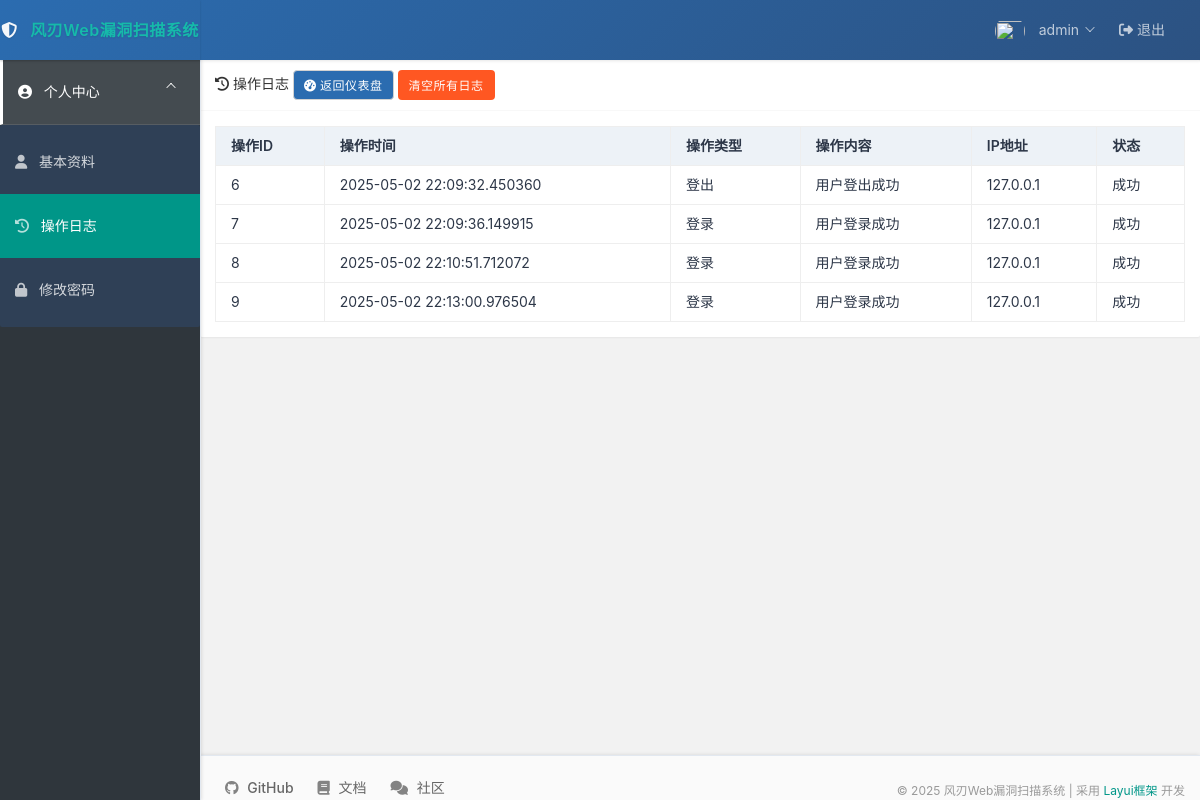
/profile/log (signed in), run on the app's committed database.
### models.py (models this page shows, shortened)
class User(db.Model):
    id = db.Column(db.Integer, primary_key=True)
    username = db.Column(db.String(80), unique=True, nullable=False)
    password_hash = db.Column(db.String(128), nullable=False)
    created_at = db.Column(db.DateTime, default=datetime.utcnow)

class OperLog(db.Model):
    oper_id = db.Column(db.Integer, primary_key=True)
    oper_time = db.Column(db.DateTime, default=datetime.now, nullable=False)
    oper_type = db.Column(db.String(50), nullable=False)
    oper_content = db.Column(db.String(255), nullable=False)
    oper_ip = db.Column(db.String(50), nullable=False)
    oper_status = db.Column(db.String(50), nullable=False)
    user_id = db.Column(db.Integer, db.ForeignKey('user.id'), nullable=False)

### blueprints/user/routes.py (the view)
@user_bp.route('/profile/log')
def log():
    if 'username' not in session:
        flash('请先登录', 'error')
        return redirect(url_for('auth.login'))
    username = session['username']
    user = User.query.filter_by(username=username).first()
    logs = OperLog.query.filter_by(user_id=user.id).all()
    return render_template('/user/log.html', user=user, logs=logs)

### templates/user/log.html (shortened to what this page needs)
<!DOCTYPE html>
<html lang="zh-CN">
<head>
    <link rel="stylesheet" href="/static/layui/css/layui.css">
    <link rel="stylesheet" href="/static/layui/css/self.css">
    <link rel="stylesheet" href="https://cdn.jsdelivr.net/npm/@fortawesome/fontawesome-free@6.4.0/css/all.min.css">
</head>
<body class="layui-layout-body">
    <div class="layui-layout layui-layout-admin">
        <div class="layui-header">
            <div class="layui-logo">
                <i class="fas fa-shield-alt"></i> 风刃Web漏洞扫描系统
            </div>
            <ul class="layui-nav layui-layout-right">
                <li class="layui-nav-item">
                    <a href="javascript:;">
                        <img src="/static/images/avatar.png" class="layui-nav-img">
                        <span class="user-name">{{ session['username'] }}</span>
                    </a>
                </li>
                <li class="layui-nav-item"><a href="{{ url_for('auth.logout') }}"><i class="fas fa-sign-out-alt"></i> 退出</a></li>
            </ul>
        </div>
        <div class="layui-side layui-bg-black">
            <div class="layui-side-scroll">
                <ul class="layui-nav layui-nav-tree">
                    <li class="layui-nav-item layui-nav-itemed">
                        <a href="javascript:;"><i class="fas fa-user-circle"></i> 个人中心</a>
                        <dl class="layui-nav-child">
                            <dd><a href="{{ url_for('user.profile') }}"><i class="fas fa-user"></i> 基本资料</a></dd>
                            <dd class="layui-this"><a href="{{ url_for('user.log') }}"><i class="fas fa-history"></i> 操作日志</a></dd>
                            <dd><a href="{{ url_for('auth.resetpassword') }}"><i class="fas fa-lock"></i> 修改密码</a></dd>
                        </dl>
                    </li>
                </ul>
            </div>
        </div>
        <div class="layui-body">
            <div class="layui-card">
                <div class="layui-card-header">
                    <i class="fas fa-history"></i> 操作日志
                    <div class="layui-inline layui-card-header-right">
                        <a href="{{ url_for('main.index') }}" class="layui-btn layui-btn-primary layui-btn-sm" style="color: #fff;">
                            <i class="fas fa-tachometer-alt" style="color: #fff;"></i> 返回仪表盘
                        </a>
                    </div>
                    <button class="layui-btn layui-btn-sm" lay-submit lay-filter="searchLog" style="background: #ff5722">清空所有日志</button>
                </div>
                <div class="layui-card-body">
                    <table class="layui-table" lay-filter="logTable">
                        <thead>
                            <tr>
                                <th lay-data="{field:'id', width:80, sort: true}">操作ID</th>
                                <th lay-data="{field:'time', width:180, sort: true}">操作时间</th>
                                <th lay-data="{field:'type', width:120}">操作类型</th>
                                <th lay-data="{field:'content'}">操作内容</th>
                                <th lay-data="{field:'ip', width:150}">IP地址</th>
                                <th lay-data="{field:'status', width:100}">状态</th>
                            </tr>
                        </thead>
                        <tbody>
                            {% for log in logs %}
                            <tr>
                                <td>{{ log.oper_id }}</td>
                                <td>{{ log.oper_time }}</td>
                                <td>{{ log.oper_type }}</td>
                                <td>{{ log.oper_content }}</td>
                                <td>{{ log.oper_ip }}</td>
                                <td>{{ log.oper_status }}</td>
                            </tr>
                            {% endfor %}
                        </tbody>
                    </table>
                </div>
            </div>
        </div>
        <div class="layui-footer">
            <div class="footer-content">
                <div class="footer-links">
                    <a href="https://github.com/your-repo" target="_blank"><i class="fab fa-github"></i> GitHub</a>
                    <a href="https://docs.your-site.com" target="_blank"><i class="fas fa-book"></i> 文档</a>
                    <a href="https://forum.your-site.com" target="_blank"><i class="fas fa-comments"></i> 社区</a>
                </div>
                <div class="copyright">
                    &copy; 2025 风刃Web漏洞扫描系统 | 采用 <a href="https://layui.dev/" target="_blank">Layui框架</a> 开发
                </div>
            </div>
        </div>
    </div>
</body>
</html>

### static/layui/css/self.css (style rules this page uses)
:root { --primary-color: #2B6CB0; --primary-light: #4299E1; --primary-dark: #2C5282; --primary-bg: #EBF8FF; --secondary-color: #319795; --secondary-light: #4FD1C5; --secondary-dark: #285E61; --secondary-bg: #E6FFFA; --danger-color: #E53E3E; --danger-light: #FC8181; --danger-dark: #C53030; --danger-bg: #FFF5F5; --warning-color: #DD6B20; --warning-light: #F6AD55; --warning-dark: #C05621; --warning-bg: #FFFAF0; --success-color: #38A169; --success-light: #68D391; --success-dark: #2F855A; --success-bg: #F0FFF4; --text-primary: #2D3748; --text-secondary: #4A5568; --text-light: #718096; --text-lighter: #A0AEC0; --bg-color: #F7FAFC; --bg-light: #FFFFFF; --bg-dark: #EDF2F7; --bg-darker: #E2E8F0; --border-color: #E2E8F0; --border-light: #EDF2F7; --border-dark: #CBD5E0; --card-shadow: 0 1px 3px 0 rgba(0, 0, 0, 0.1), 0 1px 2px 0 rgba(0, 0, 0, 0.06); --card-shadow-hover: 0 4px 6px -1px rgba(0, 0, 0, 0.1), 0 2px 4px -1px rgba(0, 0, 0, 0.06); --transition: all 0.2s ease-in-out; }
body { background-color: var(--bg-color); color: var(--text-primary); font-family: -apple-system, BlinkMacSystemFont, "Segoe UI", Roboto, "Helvetica Neue", Arial, sans-serif; line-height: 1.6; }
.layui-header { background: linear-gradient(135deg, var(--primary-color), var(--primary-dark)); box-shadow: 0 1px 3px 0 rgba(0, 0, 0, 0.1); }
.layui-logo { color: #fff; font-size: 1.2rem; font-weight: 600; letter-spacing: 0.5px; text-shadow: 0 1px 2px rgba(0, 0, 0, 0.1); }
.layui-logo i { margin-right: 8px; color: rgba(255, 255, 255, 0.95); }
.layui-side { background: var(--primary-dark); box-shadow: 1px 0 3px 0 rgba(0, 0, 0, 0.1); border-right: 1px solid var(--border-color); }
.layui-nav-tree .layui-nav-item > a { background-color: rgba(255, 255, 255, 0.1); color: rgba(255, 255, 255, 0.9); font-weight: 600; border-bottom: 1px solid rgba(255, 255, 255, 0.1); }
.layui-nav-tree .layui-nav-item > a i { color: rgba(255, 255, 255, 0.9); margin-right: 8px; }
.layui-nav-tree .layui-nav-item a { color: rgba(255, 255, 255, 0.8); transition: var(--transition); font-weight: 500; padding: 12px 15px; }
.layui-nav-tree .layui-nav-itemed > a { background-color: rgba(255, 255, 255, 0.1); color: #fff; border-left: 3px solid #fff; }
.layui-nav-tree .layui-nav-item a i { color: rgba(255, 255, 255, 0.7); margin-right: 8px; }
.layui-nav-tree .layui-nav-itemed > a i { color: #fff; }
.layui-footer { background: var(--bg-light); color: var(--text-secondary); box-shadow: 0 -1px 3px 0 rgba(0, 0, 0, 0.1); border-top: 1px solid var(--border-color); }
.footer-content { display: flex; justify-content: space-between; align-items: center; padding: 0 20px; }
.footer-links a { color: var(--text-secondary); margin-right: 20px; transition: var(--transition); font-weight: 500; }
.footer-links i { margin-right: 5px; opacity: 0.8; }
.layui-table { color: var(--text-primary); border: 1px solid var(--border-color); }
.layui-table thead tr { background-color: var(--bg-dark); }
.layui-btn { font-weight: 500; letter-spacing: 0.5px; border-radius: 4px; transition: var(--transition); }
.layui-btn-primary { background-color: var(--primary-color); }
.layui-body { height: calc(100vh - 60px); overflow: hidden; }
body { padding: 15px; background-color: #f2f2f2; margin: 0; height: 100%; overflow: auto; }
.layui-table { margin-top: 15px; }
.layui-layout-admin .layui-body { bottom: 0; overflow-y: auto; }
.layui-layout-admin .layui-side { overflow-y: auto; }
.footer-content { padding: 10px 15px; text-align: center; }
.footer-links { margin-bottom: 5px; }
.footer-links a { margin: 0 10px; color: #1E9FFF; }
.copyright { color: #999; font-size: 12px; }
.layui-nav-tree .layui-nav-child { background-color: #2F4056 !important; }
.layui-nav-tree .layui-nav-child dd.layui-this, .layui-nav-tree .layui-nav-child dd.layui-this a, .layui-nav-tree .layui-this>a { background-color: #009688 !important; }
.footer-content { text-align: center; padding: 10px 0; }
.footer-links a { color: #666; margin: 0 10px; text-decoration: none; }
.copyright a { color: #009688; text-decoration: none; }

### data on the page
User: username "admin"
OperLog: oper_id "6", oper_time "2025-05-02 22:09:32.450360", oper_type "登出", oper_content "用户登出成功", oper_ip "127.0.0.1", oper_status "成功"
OperLog: oper_id "7", oper_time "2025-05-02 22:09:36.149915", oper_type "登录", oper_content "用户登录成功", oper_ip "127.0.0.1", oper_status "成功"
OperLog: oper_id "8", oper_time "2025-05-02 22:10:51.712072", oper_type "登录", oper_content "用户登录成功", oper_ip "127.0.0.1", oper_status "成功"
OperLog: oper_id "9", oper_time "2025-05-02 22:13:00.976504", oper_type "登录", oper_content "用户登录成功", oper_ip "127.0.0.1", oper_status "成功"
